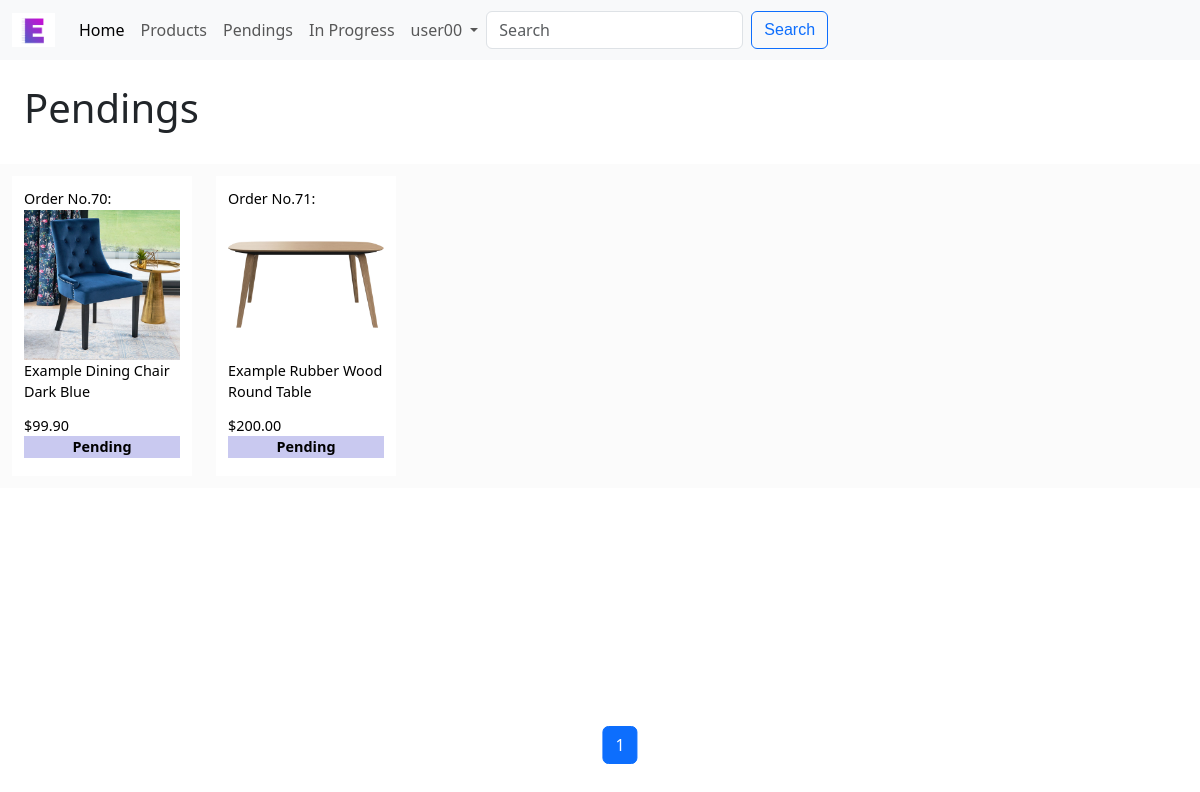
/pendings (signed in), run on the app's committed database.
### esb/models.py (models this page shows, shortened)
class User(AbstractUser):
    email_token = models.CharField(max_length=200)
    email_is_verified = models.BooleanField(default=False)

class PurchaseOrder(models.Model):
    product = models.ForeignKey(
        Product, on_delete=models.CASCADE, related_name="order_product"
    )
    date_time = models.DateTimeField(null=True)
    target_quantity = models.IntegerField()
    @property
    def reach_target(self):
        total_quantity = sum(
            [purchase.quantity for purchase in self.customer_purchases.all()]
        )
        return total_quantity >= self.target_quantity

class Product(models.Model):
    title = models.CharField(max_length=100)
    description = models.TextField(max_length=1000)
    category = models.ForeignKey(
        Category,
        on_delete=models.SET_NULL,
        blank=True,
        null=True,
        related_name="categories",
    )
    price = models.DecimalField(max_digits=10, decimal_places=2)
    active = models.BooleanField(default=False)
    created_at = models.DateTimeField(auto_now_add=True)
    updated_at = models.DateTimeField(auto_now=True)
    class Meta:
        ordering = ["-active", "id"]

class ProductImage(models.Model):
    product = models.ForeignKey(
        Product, on_delete=models.CASCADE, related_name="product_image")
    image = models.ImageField(upload_to="esb/static/esb/image")
    index = models.PositiveIntegerField(default=1, editable=False)
    class Meta:
        ordering = ["-product__id", "index"]

### esb/views.py (the view)
# urls.py: path("pendings", views.pending_page, name="pendings"),
def pending_page(request):
    p_order = PurchaseOrder.objects.filter(date_time__gt=timezone.now())
    pendings = [order for order in p_order if not order.reach_target]
    paginator = Paginator(pendings, 18)
    page_number = request.GET.get("page")
    page_obj = paginator.get_page(page_number)
    prev_prev_page_number = page_obj.number - 2
    if page_obj.number + 2 in page_obj.paginator.page_range:
        next_next_page_number = page_obj.number + 2
    else:
        next_next_page_number = None
    return render(
        request,
        "esb/pendings.html",
        {
            "page_obj": page_obj,
            "next_next_page_number": next_next_page_number,
            "prev_prev_page_number": prev_prev_page_number,
        },
    )

### esb/templates/esb/pendings.html (shortened to what this page needs)
{% extends 'esb/layout.html' %}
{% block body %}
{% block top %}
    <h1 class="padding1">Pendings</h1>
{% endblock %}
<div id="pendings-view">
    {% block body-view %}
        {% for p in page_obj %}
            <a class="pending-view" href="{% url 'order_page' p.id %}">
                {% block title1 %} <div>Order No.{{ p.id }}: </div> {% endblock %}
            <div class="div-preview-img">
                    {% if p.product.product_image.first.image.url %}
                        <img src="{{ p.product.product_image.first.image.url }}" alt="{{ p.product.title }}">
                    {% else %}
                        No Image.
                    {% endif %}
            </div>
            <div class="div-preview-title">
                    {{ p.product.title }}
            </div>
            <div>
                    ${{ p.product.price }}
            </div>
            <p id="order-status" style="background-color: rgba(170, 170, 231, 0.632);">Pending</p>
            </a>
        {% endfor %}
    {% endblock %}
</div>
{% block pagination %}
    {% include 'esb/pagination.html' %}
{% endblock %}
{% endblock %}

### esb/templates/esb/layout.html (shortened to what this page needs)
{% load static %}
<!DOCTYPE html>
<html lang="en">
    <head>
        <link href="https://cdn.jsdelivr.net/npm/bootstrap@5.3.0-alpha1/dist/css/bootstrap.min.css" rel="stylesheet"
>
        <link rel="stylesheet" href="{% static 'esb/styles.css' %}">
    </head>
    <body>
        <nav class="navbar navbar-expand-lg bg-body-tertiary fixed-top">
            <div class="container-fluid">
                <a class="navbar-brand" href="#">
                    <img src="{% static 'esb/image/ESB.jpg' %}" alt="Esb" width="43" height="34">
                </a>
                <div class="collapse navbar-collapse" id="navbarNavDropdown" style="text-align:center;">
                    <ul class="navbar-nav">
                        <li class="nav-item">
                            <a class="nav-link active" aria-current="page" href="{% url 'index' %}">Home</a>
                        </li>
                        <li class="nav-item">
                            <a class="nav-link" href="{% url 'category' %}">Products</a>
                        </li>
                        <li class="nav-item">
                            <a class="nav-link" href="{% url 'pendings' %}">Pendings</a>
                        </li>
                        <li class="nav-item">
                            <a class="nav-link" href="{% url 'inprogress' %}">In Progress</a>
                        </li>
                        {% if request.user.is_authenticated %}
                        <li class="nav-item dropdown" style="text-align:center;">
                            <a class="nav-link dropdown-toggle" href="#" role="button" data-bs-toggle="dropdown" aria-expanded="false">
                                {{ user.username }}
                            </a>
                        </li>
                        {% endif %}
                    </ul>
                    <form action="{% url 'search_products' %}"class="d-flex" role="search" method="get">
                        <input class="form-control me-2" type="search" placeholder="Search" aria-label="Search" name="q">
                        <button class="btn btn-outline-primary" type="submit">Search</button>
                    </form>
                </div>
            </div>
        </nav>
    {% block body %}
    {% endblock %}
    </body>
</html>

### esb/static/esb/styles.css (style rules this page uses)
body { padding-top: 3.75rem; padding-bottom: 3.75rem; }
.btn { font-family: 'Gill Sans', 'Gill Sans MT', Calibri, 'Trebuchet MS', sans-serif; }
#order-status { font-weight: bolder; text-align: center; }
.padding1 { padding: 2%; }
#pendings-view { display: flex; flex-wrap: wrap; justify-content: left; align-items: center; margin: 0 auto; background-color: #d3d3d317; }
.pending-view { padding: 1%; margin: 1%; text-decoration: none; color: black; width: 180px; height: 300px; font-size: calc(0.6rem + 0.4vw); background-color: white; }
.div-preview-title { height: 20%; overflow: hidden; }
.div-preview-img { height: 150px; display: flex; justify-content: center; align-items: center; }
.div-preview-img img { width: 100%; max-height: 100%; }

### data on the page
User: username "user00"
PurchaseOrder: id "70", product.product_image.first.image (picture), product "Example Dining Chair Dark Blue", product.price "99.90"
PurchaseOrder: id "71", product.product_image.first.image (picture), product "Example Rubber Wood Round Table", product.price "200.00"

### other printed values
{{ page_obj.number }} "1"
